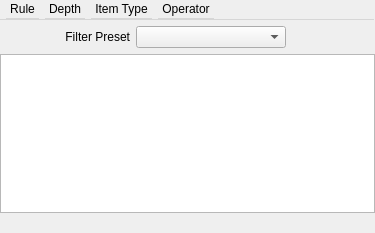
<?xml version="1.0" encoding="UTF-8"?>
<ui version="4.0">
 <class>FiltersDockWidget</class>
 <widget class="QDockWidget" name="FiltersDockWidget">
  <property name="geometry">
   <rect>
    <x>0</x>
    <y>0</y>
    <width>375</width>
    <height>233</height>
   </rect>
  </property>
  <property name="sizePolicy">
   <sizepolicy hsizetype="Fixed" vsizetype="Fixed">
    <horstretch>0</horstretch>
    <verstretch>0</verstretch>
   </sizepolicy>
  </property>
  <property name="minimumSize">
   <size>
    <width>375</width>
    <height>233</height>
   </size>
  </property>
  <property name="maximumSize">
   <size>
    <width>524287</width>
    <height>524287</height>
   </size>
  </property>
  <property name="features">
   <set>QDockWidget::DockWidgetFloatable|QDockWidget::DockWidgetMovable</set>
  </property>
  <property name="allowedAreas">
   <set>Qt::LeftDockWidgetArea</set>
  </property>
  <property name="windowTitle">
   <string>Filters</string>
  </property>
  <widget class="QWidget" name="widget">
   <layout class="QVBoxLayout" name="verticalLayout">
    <property name="spacing">
     <number>0</number>
    </property>
    <property name="leftMargin">
     <number>0</number>
    </property>
    <property name="topMargin">
     <number>0</number>
    </property>
    <property name="rightMargin">
     <number>0</number>
    </property>
    <property name="bottomMargin">
     <number>0</number>
    </property>
    <item>
     <layout class="QGridLayout" name="gridLayout">
      <property name="spacing">
       <number>6</number>
      </property>
      <item row="1" column="3">
       <widget class="QPushButton" name="btnModifyFilterPreset">
        <property name="minimumSize">
         <size>
          <width>16</width>
          <height>16</height>
         </size>
        </property>
        <property name="maximumSize">
         <size>
          <width>16</width>
          <height>16</height>
         </size>
        </property>
        <property name="text">
         <string/>
        </property>
        <property name="icon">
         <iconset resource="BlastToolBar.qrc">
          <normaloff>:/AppMainWindow/images/EditWrench.png</normaloff>:/AppMainWindow/images/EditWrench.png</iconset>
        </property>
        <property name="checkable">
         <bool>false</bool>
        </property>
        <property name="flat">
         <bool>true</bool>
        </property>
       </widget>
      </item>
      <item row="1" column="0">
       <widget class="QLabel" name="labelFilterPreset">
        <property name="sizePolicy">
         <sizepolicy hsizetype="Preferred" vsizetype="Preferred">
          <horstretch>0</horstretch>
          <verstretch>0</verstretch>
         </sizepolicy>
        </property>
        <property name="minimumSize">
         <size>
          <width>60</width>
          <height>0</height>
         </size>
        </property>
        <property name="maximumSize">
         <size>
          <width>130</width>
          <height>16777215</height>
         </size>
        </property>
        <property name="text">
         <string>Filter Preset</string>
        </property>
        <property name="alignment">
         <set>Qt::AlignRight|Qt::AlignTrailing|Qt::AlignVCenter</set>
        </property>
       </widget>
      </item>
      <item row="1" column="2">
       <widget class="QPushButton" name="btnAddFilterPrest">
        <property name="minimumSize">
         <size>
          <width>16</width>
          <height>16</height>
         </size>
        </property>
        <property name="maximumSize">
         <size>
          <width>16</width>
          <height>16</height>
         </size>
        </property>
        <property name="text">
         <string/>
        </property>
        <property name="icon">
         <iconset resource="BlastToolBar.qrc">
          <normaloff>:/AppMainWindow/images/Add.png</normaloff>:/AppMainWindow/images/Add.png</iconset>
        </property>
        <property name="checkable">
         <bool>false</bool>
        </property>
        <property name="flat">
         <bool>true</bool>
        </property>
       </widget>
      </item>
      <item row="1" column="4">
       <widget class="QPushButton" name="btnRemoveFilterPreset">
        <property name="minimumSize">
         <size>
          <width>16</width>
          <height>16</height>
         </size>
        </property>
        <property name="maximumSize">
         <size>
          <width>16</width>
          <height>16</height>
         </size>
        </property>
        <property name="text">
         <string/>
        </property>
        <property name="icon">
         <iconset resource="BlastToolBar.qrc">
          <normaloff>:/AppMainWindow/images/Remove_icon.png</normaloff>:/AppMainWindow/images/Remove_icon.png</iconset>
        </property>
        <property name="checkable">
         <bool>false</bool>
        </property>
        <property name="flat">
         <bool>true</bool>
        </property>
       </widget>
      </item>
      <item row="1" column="5">
       <widget class="QPushButton" name="btnSaveFilterPreset">
        <property name="minimumSize">
         <size>
          <width>16</width>
          <height>16</height>
         </size>
        </property>
        <property name="maximumSize">
         <size>
          <width>16</width>
          <height>16</height>
         </size>
        </property>
        <property name="text">
         <string/>
        </property>
        <property name="icon">
         <iconset resource="BlastToolBar.qrc">
          <normaloff>:/AppMainWindow/images/saveDisc.png</normaloff>:/AppMainWindow/images/saveDisc.png</iconset>
        </property>
        <property name="checkable">
         <bool>false</bool>
        </property>
        <property name="flat">
         <bool>true</bool>
        </property>
       </widget>
      </item>
      <item row="1" column="1">
       <widget class="QComboBox" name="comboBoxFilterPreset">
        <property name="minimumSize">
         <size>
          <width>150</width>
          <height>0</height>
         </size>
        </property>
        <property name="maximumSize">
         <size>
          <width>150</width>
          <height>16777215</height>
         </size>
        </property>
       </widget>
      </item>
      <item row="0" column="0" colspan="6">
       <widget class="QMenuBar" name="menuBar">
        <property name="minimumSize">
         <size>
          <width>0</width>
          <height>20</height>
         </size>
        </property>
        <property name="maximumSize">
         <size>
          <width>16777215</width>
          <height>20</height>
         </size>
        </property>
        <widget class="QMenu" name="menuRule">
         <property name="title">
          <string>Rule</string>
         </property>
         <addaction name="actionAllDescendants"/>
         <addaction name="actionAllParents"/>
        </widget>
        <widget class="QMenu" name="menuDepth">
         <property name="title">
          <string>Depth</string>
         </property>
         <addaction name="actionDepthAll"/>
         <addaction name="actionDepth0"/>
         <addaction name="actionDepth1"/>
         <addaction name="actionDepth2"/>
         <addaction name="actionDepth3"/>
         <addaction name="actionDepth4"/>
         <addaction name="actionDepth5"/>
        </widget>
        <widget class="QMenu" name="menuItem_Type">
         <property name="title">
          <string>Item Type</string>
         </property>
         <addaction name="actionItemTypeAll"/>
         <addaction name="actionChunk"/>
         <addaction name="actionSupportChunk"/>
         <addaction name="actionStaticSupportChunk"/>
         <addaction name="actionBond"/>
         <addaction name="actionWorldBond"/>
        </widget>
        <widget class="QMenu" name="menuOperator">
         <property name="title">
          <string>Operator</string>
         </property>
         <addaction name="actionEqualTo"/>
         <addaction name="actionNotEquaTo"/>
        </widget>
        <addaction name="menuRule"/>
        <addaction name="menuDepth"/>
        <addaction name="menuItem_Type"/>
        <addaction name="menuOperator"/>
       </widget>
      </item>
     </layout>
    </item>
    <item>
     <layout class="QGridLayout" name="gridLayout_2">
      <property name="topMargin">
       <number>6</number>
      </property>
      <item row="2" column="0" colspan="3">
       <widget class="QListWidget" name="listWidget">
        <property name="minimumSize">
         <size>
          <width>0</width>
          <height>0</height>
         </size>
        </property>
        <property name="maximumSize">
         <size>
          <width>16777215</width>
          <height>16777215</height>
         </size>
        </property>
       </widget>
      </item>
      <item row="3" column="0" colspan="3">
       <layout class="QHBoxLayout" name="horizontalLayout_3">
        <property name="spacing">
         <number>4</number>
        </property>
        <item>
         <spacer name="horizontalSpacer">
          <property name="orientation">
           <enum>Qt::Horizontal</enum>
          </property>
          <property name="sizeHint" stdset="0">
           <size>
            <width>40</width>
            <height>20</height>
           </size>
          </property>
         </spacer>
        </item>
        <item>
         <widget class="QPushButton" name="btnSelect">
          <property name="minimumSize">
           <size>
            <width>16</width>
            <height>16</height>
           </size>
          </property>
          <property name="maximumSize">
           <size>
            <width>16</width>
            <height>16</height>
           </size>
          </property>
          <property name="text">
           <string/>
          </property>
          <property name="icon">
           <iconset resource="BlastToolBar.qrc">
            <normaloff>:/AppMainWindow/images/Select.png</normaloff>:/AppMainWindow/images/Select.png</iconset>
          </property>
          <property name="checkable">
           <bool>false</bool>
          </property>
          <property name="flat">
           <bool>true</bool>
          </property>
         </widget>
        </item>
        <item>
         <widget class="QPushButton" name="btnVisible">
          <property name="minimumSize">
           <size>
            <width>16</width>
            <height>16</height>
           </size>
          </property>
          <property name="maximumSize">
           <size>
            <width>16</width>
            <height>16</height>
           </size>
          </property>
          <property name="text">
           <string/>
          </property>
          <property name="icon">
           <iconset resource="BlastToolBar.qrc">
            <normaloff>:/AppMainWindow/images/visibilityToggle_visible.png</normaloff>:/AppMainWindow/images/visibilityToggle_visible.png</iconset>
          </property>
          <property name="checkable">
           <bool>false</bool>
          </property>
          <property name="flat">
           <bool>true</bool>
          </property>
         </widget>
        </item>
        <item>
         <widget class="QPushButton" name="btnInVisible">
          <property name="minimumSize">
           <size>
            <width>16</width>
            <height>16</height>
           </size>
          </property>
          <property name="maximumSize">
           <size>
            <width>16</width>
            <height>16</height>
           </size>
          </property>
          <property name="text">
           <string/>
          </property>
          <property name="icon">
           <iconset resource="BlastToolBar.qrc">
            <normaloff>:/AppMainWindow/images/visibilityToggle_notVisible.png</normaloff>:/AppMainWindow/images/visibilityToggle_notVisible.png</iconset>
          </property>
          <property name="checkable">
           <bool>false</bool>
          </property>
          <property name="flat">
           <bool>true</bool>
          </property>
         </widget>
        </item>
       </layout>
      </item>
     </layout>
    </item>
   </layout>
  </widget>
  <action name="actionAllDescendants">
   <property name="checkable">
    <bool>true</bool>
   </property>
   <property name="text">
    <string>All Descendants</string>
   </property>
  </action>
  <action name="actionAllParents">
   <property name="checkable">
    <bool>true</bool>
   </property>
   <property name="text">
    <string>All Parents</string>
   </property>
  </action>
  <action name="actionDepthAll">
   <property name="checkable">
    <bool>true</bool>
   </property>
   <property name="text">
    <string>All</string>
   </property>
  </action>
  <action name="actionDepth0">
   <property name="checkable">
    <bool>true</bool>
   </property>
   <property name="text">
    <string>Depth 0</string>
   </property>
  </action>
  <action name="actionDepth1">
   <property name="checkable">
    <bool>true</bool>
   </property>
   <property name="text">
    <string>Depth 1</string>
   </property>
  </action>
  <action name="actionDepth2">
   <property name="checkable">
    <bool>true</bool>
   </property>
   <property name="text">
    <string>Depth 2</string>
   </property>
  </action>
  <action name="actionDepth3">
   <property name="checkable">
    <bool>true</bool>
   </property>
   <property name="text">
    <string>Depth 3</string>
   </property>
  </action>
  <action name="actionDepth4">
   <property name="checkable">
    <bool>true</bool>
   </property>
   <property name="text">
    <string>Depth 4</string>
   </property>
  </action>
  <action name="actionDepth5">
   <property name="checkable">
    <bool>true</bool>
   </property>
   <property name="text">
    <string>Depth 5</string>
   </property>
  </action>
  <action name="actionItemTypeAll">
   <property name="checkable">
    <bool>true</bool>
   </property>
   <property name="text">
    <string>All</string>
   </property>
  </action>
  <action name="actionChunk">
   <property name="checkable">
    <bool>true</bool>
   </property>
   <property name="text">
    <string>Chunk</string>
   </property>
  </action>
  <action name="actionSupportChunk">
   <property name="checkable">
    <bool>true</bool>
   </property>
   <property name="text">
    <string>Support Chunk</string>
   </property>
  </action>
  <action name="actionStaticSupportChunk">
   <property name="checkable">
    <bool>true</bool>
   </property>
   <property name="text">
    <string>Static Support Chunk</string>
   </property>
  </action>
  <action name="actionBond">
   <property name="checkable">
    <bool>true</bool>
   </property>
   <property name="text">
    <string>Bond</string>
   </property>
  </action>
  <action name="actionWorldBond">
   <property name="checkable">
    <bool>true</bool>
   </property>
   <property name="text">
    <string>World Bond</string>
   </property>
  </action>
  <action name="actionEqualTo">
   <property name="checkable">
    <bool>true</bool>
   </property>
   <property name="text">
    <string>Equal To</string>
   </property>
  </action>
  <action name="actionNotEquaTo">
   <property name="checkable">
    <bool>true</bool>
   </property>
   <property name="text">
    <string>Not Equal To</string>
   </property>
  </action>
 </widget>
 <tabstops>
  <tabstop>comboBoxFilterPreset</tabstop>
  <tabstop>btnAddFilterPrest</tabstop>
  <tabstop>btnModifyFilterPreset</tabstop>
  <tabstop>btnRemoveFilterPreset</tabstop>
  <tabstop>btnSaveFilterPreset</tabstop>
  <tabstop>listWidget</tabstop>
  <tabstop>btnSelect</tabstop>
  <tabstop>btnVisible</tabstop>
  <tabstop>btnInVisible</tabstop>
 </tabstops>
 <resources>
  <include location="BlastToolBar.qrc"/>
 </resources>
 <connections/>
</ui>
